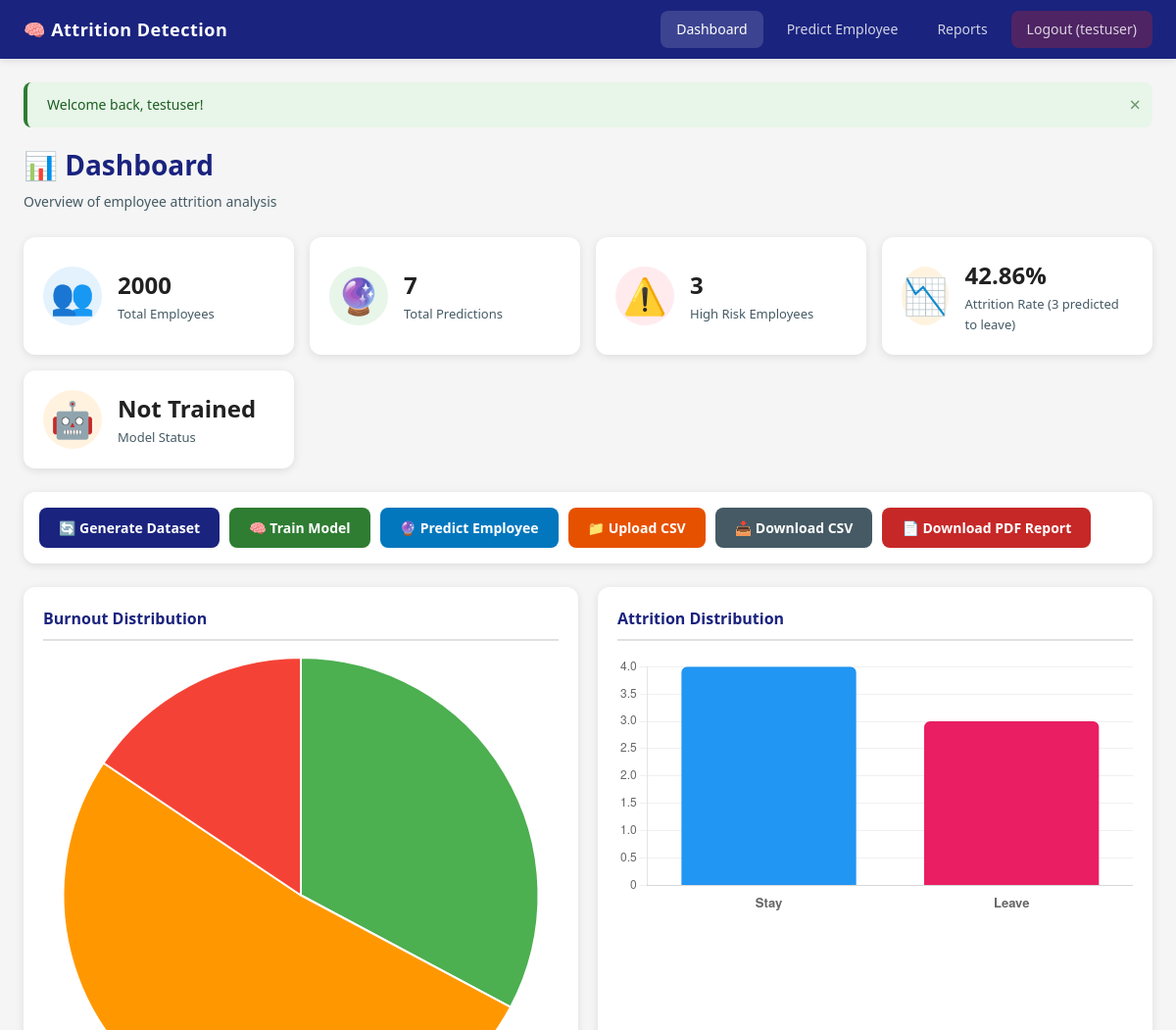
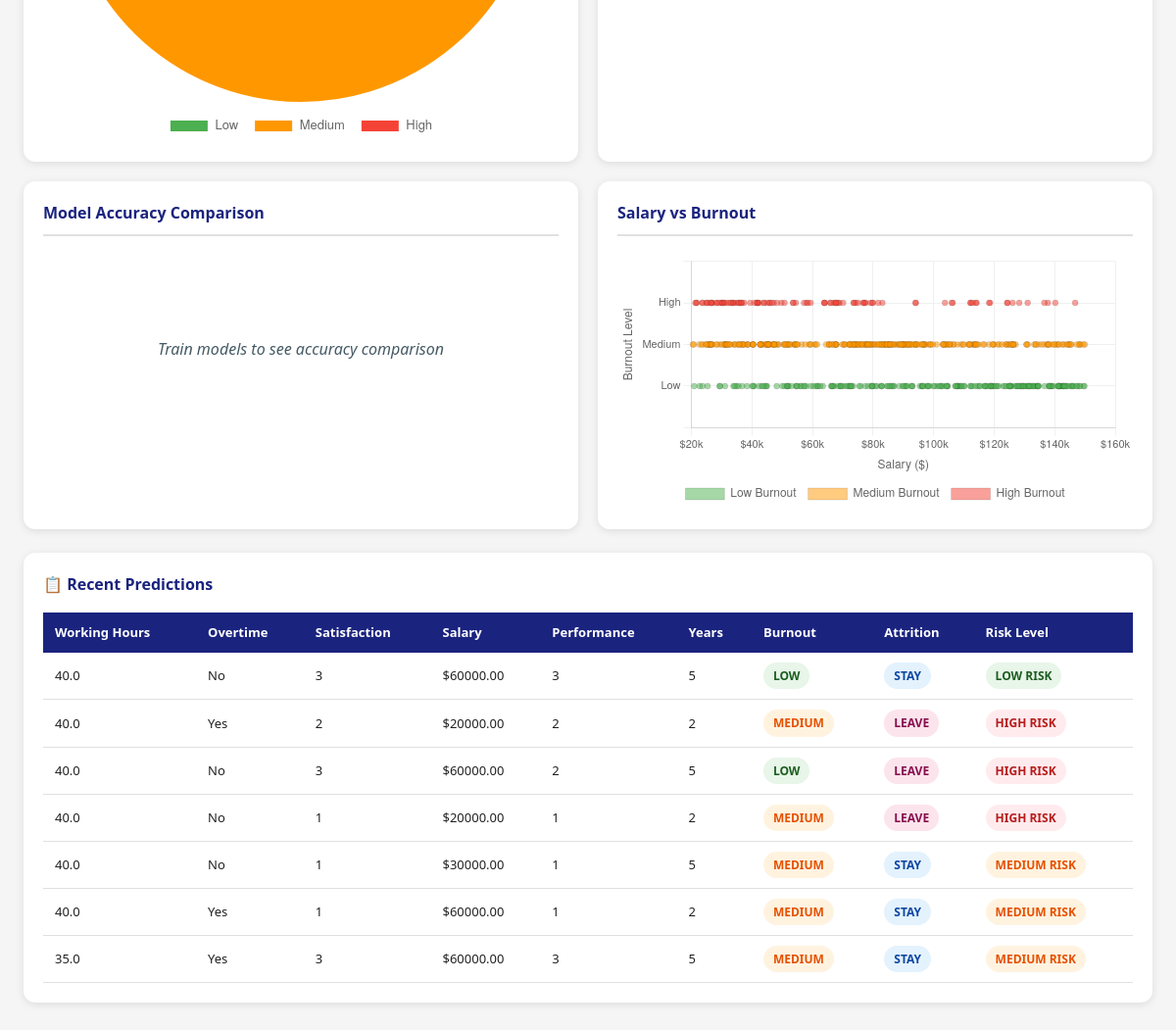
The page /dashboard (signed in) on the database as committed earlier (2 pictures, top to bottom).
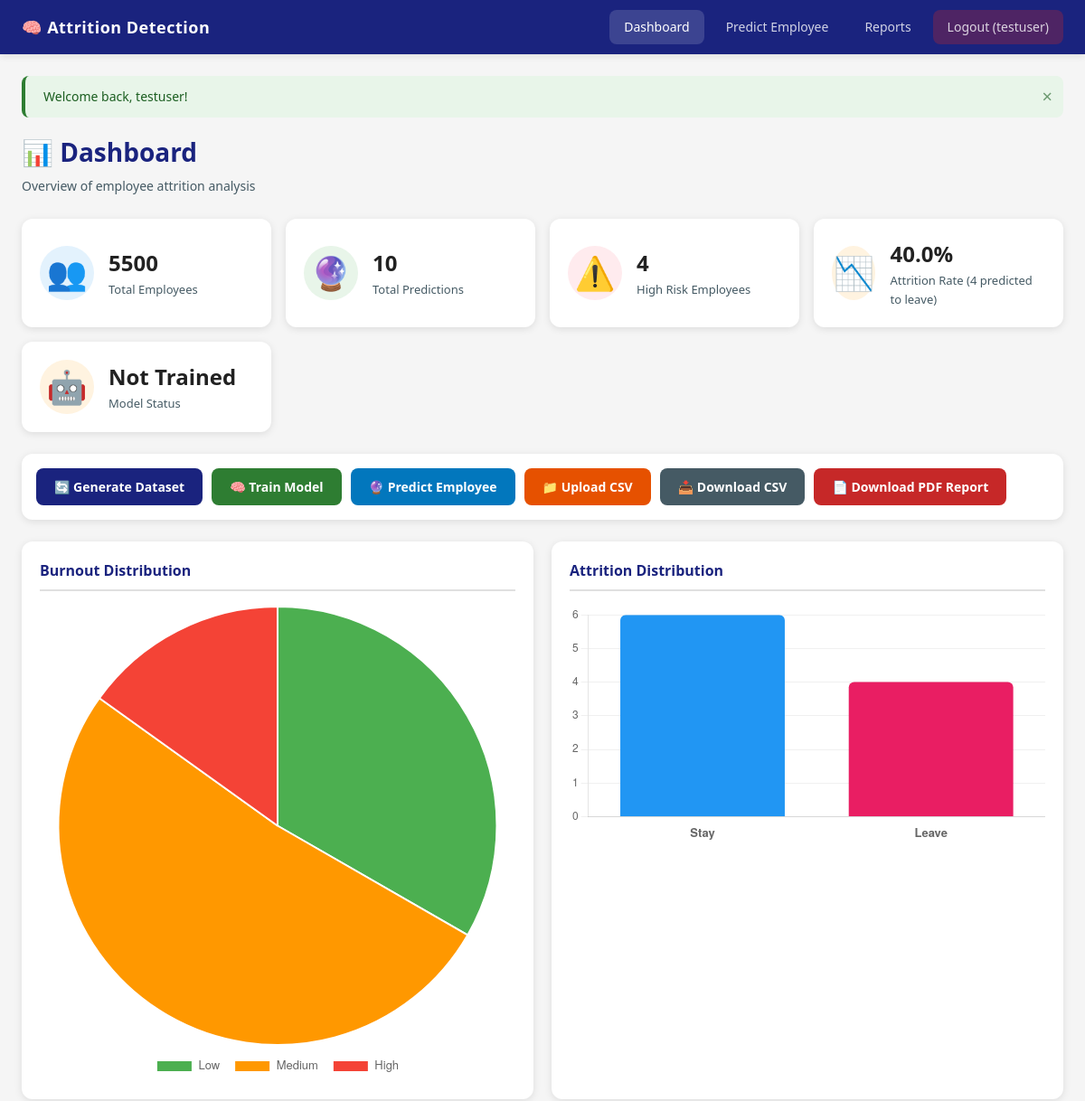
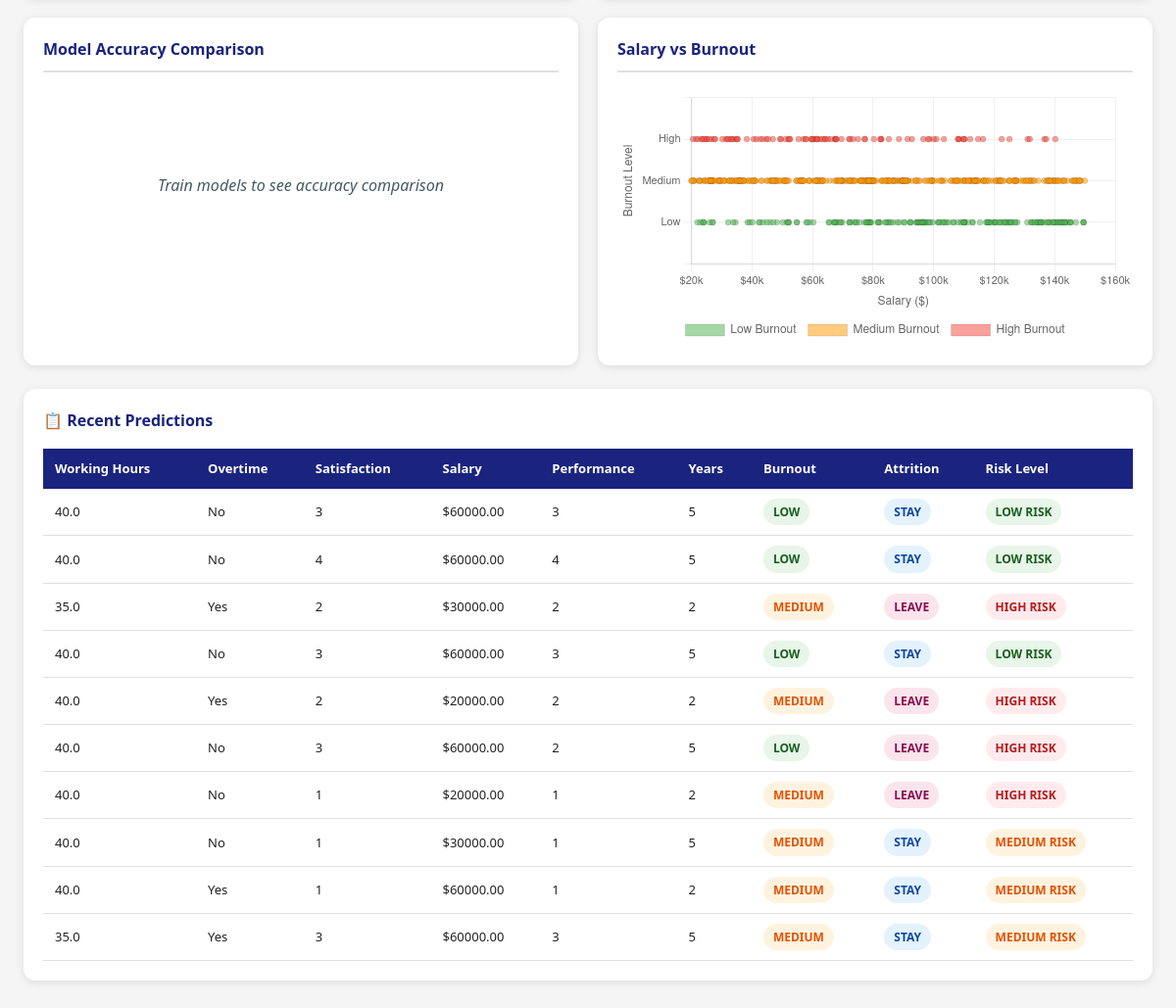
The same page on the database as committed later (2 pictures, top to bottom).
### app/models.py (models this page shows)
class User(Base):
    __tablename__ = "users"
    id = Column(Integer, primary_key=True, index=True, autoincrement=True)
    username = Column(String, unique=True, nullable=False, index=True)
    email = Column(String, unique=True, nullable=False)
    password_hash = Column(String, nullable=False)

class Prediction(Base):
    __tablename__ = "predictions"
    id = Column(Integer, primary_key=True, index=True, autoincrement=True)
    working_hours = Column(Float, nullable=False)
    overtime = Column(String, nullable=False)
    job_satisfaction = Column(Integer, nullable=False)
    salary = Column(Float, nullable=False)
    performance_rating = Column(Integer, nullable=False)
    years_at_company = Column(Integer, nullable=False)
    predicted_burnout = Column(String, nullable=False)    # Low, Medium, High
    predicted_attrition = Column(String, nullable=False)  # Stay, Leave
    risk_level = Column(String, nullable=False)           # Low, Medium, High
    created_at = Column(DateTime, server_default=func.now())

### app/main.py (the view)
@app.get("/dashboard", response_class=HTMLResponse)
async def dashboard(request: Request, db: Session = Depends(get_db)):
    redirect = require_login(request)
    if redirect:
        return redirect
    total_employees = db.query(EmployeeData).count()
    total_predictions = db.query(Prediction).count()
    employees = db.query(EmployeeData).all()
    burnout_counts = {"Low": 0, "Medium": 0, "High": 0}
    dataset_attrition_counts = {"Stay": 0, "Leave": 0}
    salary_burnout_data = []
    for emp in employees:
        if emp.burnout_level in burnout_counts:
            burnout_counts[emp.burnout_level] += 1
        if emp.attrition_status in dataset_attrition_counts:
            dataset_attrition_counts[emp.attrition_status] += 1
        salary_burnout_data.append({
            "salary": emp.salary,
            "burnout": emp.burnout_level,
        })
    all_predictions = db.query(Prediction).all()
    predicted_leave_count = sum(1 for p in all_predictions if p.predicted_attrition == "Leave")
    predicted_stay_count = sum(1 for p in all_predictions if p.predicted_attrition == "Stay")
    high_risk_count = sum(1 for p in all_predictions if p.risk_level == "High Risk")
    if total_predictions > 0:
        attrition_counts = {
            "Stay": predicted_stay_count,
            "Leave": predicted_leave_count,
        }
        attrition_rate = round((predicted_leave_count / total_predictions) * 100, 2)
    else:
        attrition_counts = dataset_attrition_counts
        total_dataset = dataset_attrition_counts["Stay"] + dataset_attrition_counts["Leave"]
        attrition_rate = round((dataset_attrition_counts["Leave"] / total_dataset) * 100, 2) if total_dataset > 0 else 0.0
    logger.info("=== Dashboard Attrition Stats ===")
    logger.info(f"Total employees in dataset: {total_employees}")
    logger.info(f"Total predictions made: {total_predictions}")
    logger.info(f"Predicted to Leave: {predicted_leave_count}")
    logger.info(f"Predicted to Stay: {predicted_stay_count}")
    logger.info(f"Attrition Rate: {attrition_rate}%")
    logger.info(f"High Risk count: {high_risk_count}")
    logger.info(f"Dataset attrition (labels) - Stay: {dataset_attrition_counts['Stay']}, Leave: {dataset_attrition_counts['Leave']}")
    predictions = db.query(Prediction).order_by(Prediction.created_at.desc()).limit(20).all()
    metrics = load_training_metrics()
    model_trained = models_exist()
    context = get_context(
        request, db,
        total_employees=total_employees,
        total_predictions=total_predictions,
        burnout_counts=burnout_counts,
        attrition_counts=attrition_counts,
        salary_burnout_data=salary_burnout_data,
        high_risk_count=high_risk_count,
        recent_predictions=predictions,
        metrics=metrics,
        model_trained=model_trained,
        attrition_rate=attrition_rate,
        predicted_leave_count=predicted_leave_count,
    )
    return templates.TemplateResponse("dashboard.html", context)

### templates/dashboard.html (shortened to what this page needs)
<!DOCTYPE html>
<html lang="en">
<head>
    <link rel="stylesheet" href="/static/css/style.css">
</head>
<body>
    <nav class="navbar">
        <div class="nav-brand">🧠 Attrition Detection</div>
        <div class="nav-links">
            <a href="/dashboard" class="nav-link active">Dashboard</a>
            <a href="/prediction" class="nav-link">Predict Employee</a>
            <a href="/report" class="nav-link">Reports</a>
            <a href="/logout" class="nav-link nav-logout">Logout ({{ user.username }})</a>
        </div>
    </nav>
    <div class="main-content">
        {% if flash_messages %}
        {% for msg in flash_messages %}
        <div class="alert alert-{{ msg.category }}">
            {{ msg.message }}
            <span class="alert-close" onclick="this.parentElement.remove()">×</span>
        </div>
        {% endfor %}
        {% endif %}
        <div class="page-header">
            <h1>📊 Dashboard</h1>
            <p>Overview of employee attrition analysis</p>
        </div>
        <div class="stats-grid">
            <div class="stat-card stat-blue">
                <div class="stat-icon">👥</div>
                <div class="stat-info">
                    <h3>{{ total_employees }}</h3>
                    <p>Total Employees</p>
                </div>
            </div>
            <div class="stat-card stat-green">
                <div class="stat-icon">🔮</div>
                <div class="stat-info">
                    <h3>{{ total_predictions }}</h3>
                    <p>Total Predictions</p>
                </div>
            </div>
            <div class="stat-card stat-red">
                <div class="stat-icon">⚠️</div>
                <div class="stat-info">
                    <h3>{{ high_risk_count }}</h3>
                    <p>High Risk Employees</p>
                </div>
            </div>
            <div class="stat-card stat-orange">
                <div class="stat-icon">📉</div>
                <div class="stat-info">
                    <h3>{{ attrition_rate }}%</h3>
                    <p>Attrition Rate ({{ predicted_leave_count }} predicted to leave)</p>
                </div>
            </div>
            <div class="stat-card stat-orange">
                <div class="stat-icon">🤖</div>
                <div class="stat-info">
                    <h3>{{ "Trained" if model_trained else "Not Trained" }}</h3>
                    <p>Model Status</p>
                </div>
            </div>
        </div>
        <div class="action-bar">
            <a href="/generate-data" class="btn btn-primary" onclick="showLoading(this, 'Generating...')">
                🔄 Generate Dataset
            </a>
            <a href="/train" class="btn btn-success" onclick="showLoading(this, 'Training...')">
                🧠 Train Model
            </a>
            <a href="/prediction" class="btn btn-info">
                🔮 Predict Employee
            </a>
            <form method="POST" action="/upload-csv" enctype="multipart/form-data" class="upload-form">
                <label class="btn btn-warning upload-label">
                    📁 Upload CSV
                </label>
            </form>
            <a href="/export-csv" class="btn btn-secondary">
                📥 Download CSV
            </a>
            <a href="/report" class="btn btn-danger">
                📄 Download PDF Report
            </a>
        </div>
        {% if total_employees > 0 %}
        <div class="charts-grid">
            <div class="chart-card">
                <h3>Burnout Distribution</h3>
                <canvas id="burnoutPieChart"></canvas>
            </div>
            <div class="chart-card">
                <h3>Attrition Distribution</h3>
                <canvas id="attritionBarChart"></canvas>
            </div>
            <div class="chart-card">
                <h3>Model Accuracy Comparison</h3>
                {% if metrics %}
                <canvas id="accuracyChart"></canvas>
                {% else %}
                <div class="chart-placeholder">
                    <p>Train models to see accuracy comparison</p>
                </div>
                {% endif %}
            </div>
            <div class="chart-card">
                <h3>Salary vs Burnout</h3>
                <canvas id="salaryBurnoutChart"></canvas>
            </div>
        </div>
        {% endif %}
        {% if recent_predictions %}
        <div class="table-card">
            <h3>📋 Recent Predictions</h3>
            <div class="table-responsive">
                <table class="data-table">
                    <thead>
                        <tr>
                            <th>Working Hours</th>
                            <th>Overtime</th>
                            <th>Satisfaction</th>
                            <th>Salary</th>
                            <th>Performance</th>
                            <th>Years</th>
                            <th>Burnout</th>
                            <th>Attrition</th>
                            <th>Risk Level</th>
                        </tr>
                    </thead>
                    <tbody>
                        {% for pred in recent_predictions %}
                        <tr>
                            <td>{{ pred.working_hours }}</td>
                            <td>{{ pred.overtime }}</td>
                            <td>{{ pred.job_satisfaction }}</td>
                            <td>${{ "%.2f"|format(pred.salary) }}</td>
                            <td>{{ pred.performance_rating }}</td>
                            <td>{{ pred.years_at_company }}</td>
                            <td>
                                <span class="badge badge-{{ pred.predicted_burnout|lower }}">
                                    {{ pred.predicted_burnout }}
                                </span>
                            </td>
                            <td>
                                <span class="badge badge-{{ pred.predicted_attrition|lower }}">
                                    {{ pred.predicted_attrition }}
                                </span>
                            </td>
                            <td>
                                <span class="badge badge-risk-{{ pred.risk_level|lower|replace(' ', '-') }}">
                                    {{ pred.risk_level }}
                                </span>
                            </td>
                        </tr>
                        {% endfor %}
                    </tbody>
                </table>
            </div>
        </div>
        {% endif %}
    </div>
</body>
</html>

Rows that differ between the two databases and show on the page:
added Prediction: working_hours "40.0", overtime "No", job_satisfaction "3", salary "60000.00", performance_rating "3", years_at_company "5", predicted_burnout "LOW", predicted_attrition "STAY", risk_level "LOW RISK"
added Prediction: working_hours "40.0", overtime "No", job_satisfaction "4", salary "60000.00", performance_rating "4", years_at_company "5", predicted_burnout "LOW", predicted_attrition "STAY", risk_level "LOW RISK"
added Prediction: working_hours "35.0", overtime "Yes", job_satisfaction "2", salary "30000.00", performance_rating "2", years_at_company "2", predicted_burnout "MEDIUM", predicted_attrition "LEAVE", risk_level "HIGH RISK"
Other text that changed with them:
{{ total_employees }}: "2000" → "5500"
{{ total_predictions }}: "7" → "10"
{{ high_risk_count }}: "3" → "4"
{{ attrition_rate }}: "42.86" → "40.0"
{{ predicted_leave_count }}: "3" → "4"
chart data {{ burnout_counts | tojson }}: {"High": 312, "Low": 656, "Medium": 1032} → {"High": 831, "Low": 1832, "Medium": 2837}
chart data {{ attrition_counts | tojson }}: {"Leave": 3, "Stay": 4} → {"Leave": 4, "Stay": 6}
